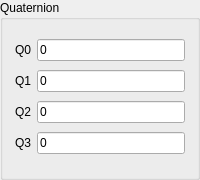
           <widget class="QGroupBox" name="qDisplay">
            <property name="minimumSize">
             <size>
              <width>172</width>
              <height>180</height>
             </size>
            </property>
            <property name="title">
             <string>Quaternion</string>
            </property>
            <layout class="QVBoxLayout" name="verticalLayout_41">
             <property name="spacing">
              <number>2</number>
             </property>
             <property name="leftMargin">
              <number>12</number>
             </property>
             <property name="topMargin">
              <number>12</number>
             </property>
             <property name="rightMargin">
              <number>12</number>
             </property>
             <property name="bottomMargin">
              <number>12</number>
             </property>
             <item>
              <layout class="QHBoxLayout" name="horizontalLayout_64">
               <property name="spacing">
                <number>6</number>
               </property>
               <item>
                <widget class="QLabel" name="q0Label">
                 <property name="text">
                  <string>Q0</string>
                 </property>
                </widget>
               </item>
               <item>
                <widget class="QLineEdit" name="le_Flight_Q0">
                 <property name="text">
                  <string>0</string>
                 </property>
                 <property name="readOnly">
                  <bool>true</bool>
                 </property>
                </widget>
               </item>
              </layout>
             </item>
             <item>
              <layout class="QHBoxLayout" name="horizontalLayout_65">
               <property name="spacing">
                <number>6</number>
               </property>
               <item>
                <widget class="QLabel" name="q1Label">
                 <property name="text">
                  <string>Q1</string>
                 </property>
                </widget>
               </item>
               <item>
                <widget class="QLineEdit" name="le_Flight_Q1">
                 <property name="text">
                  <string>0</string>
                 </property>
                 <property name="readOnly">
                  <bool>true</bool>
                 </property>
                </widget>
               </item>
              </layout>
             </item>
             <item>
              <layout class="QHBoxLayout" name="horizontalLayout_66">
               <property name="spacing">
                <number>6</number>
               </property>
               <item>
                <widget class="QLabel" name="q2Label">
                 <property name="text">
                  <string>Q2</string>
                 </property>
                </widget>
               </item>
               <item>
                <widget class="QLineEdit" name="le_Flight_Q2">
                 <property name="text">
                  <string>0</string>
                 </property>
                 <property name="readOnly">
                  <bool>true</bool>
                 </property>
                </widget>
               </item>
              </layout>
             </item>
             <item>
              <layout class="QHBoxLayout" name="horizontalLayout_67">
               <property name="spacing">
                <number>6</number>
               </property>
               <item>
                <widget class="QLabel" name="q3Label">
                 <property name="text">
                  <string>Q3</string>
                 </property>
                </widget>
               </item>
               <item>
                <widget class="QLineEdit" name="le_Flight_Q3">
                 <property name="text">
                  <string>0</string>
                 </property>
                 <property name="readOnly">
                  <bool>true</bool>
                 </property>
                </widget>
               </item>
              </layout>
             </item>
            </layout>
           </widget>
